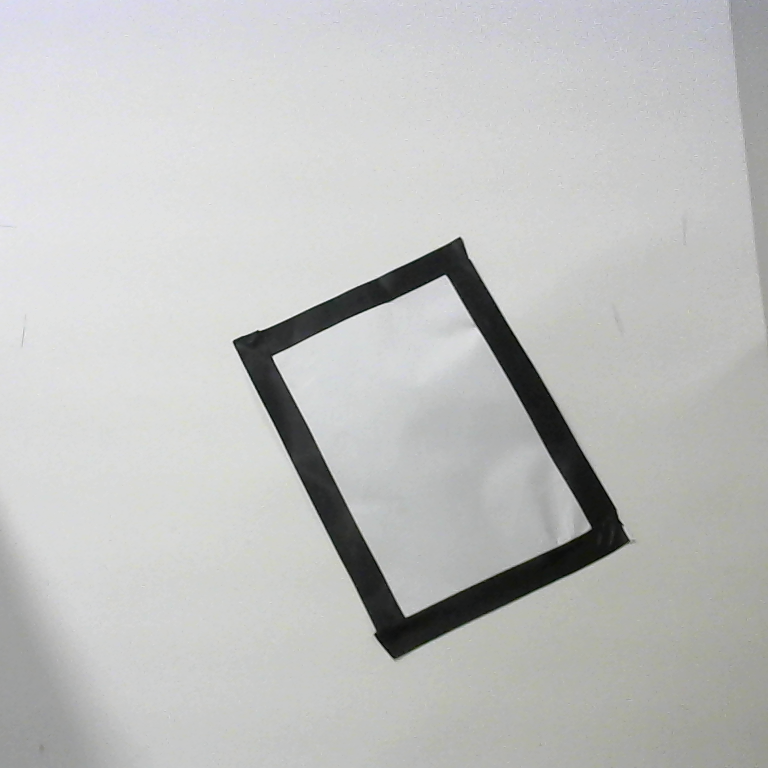
#> input picture test.png, 768 x 768 px, given in place of the camera
$ python opencv3.4.py
#> lines starting #> are read from the running program, lines starting #| are printed output that depends on the picture; after the words box and inside, x2 and y2 are one past the last pixel; in counts of white or black regions, pixels touching at a corner belong together
import cv2
import numpy as np

#打开摄像头，根据自己的设备改ID号！！！
cap = cv2.VideoCapture(0)
success,img = cap.read()
#> img is the input picture: shape (768, 768, 3); mean B, G, R 191, 192.1, 191.3
print(img.shape)
#| (768, 768, 3)

while True:
    success,img = cap.read()
    # 获取图片的宽度和高度
    height, width, _ = img.shape
#> height = 768; width = 768
    # 定义裁剪区域
    start_row, start_col = int(height * 0), int(width * 0.1)
#> start_row = 0; start_col = 76
    end_row, end_col = int(height * 0.8), int(width * 0.8)
#> end_row = 614; end_col = 614
    img=img[start_row:end_row, start_col:end_col]
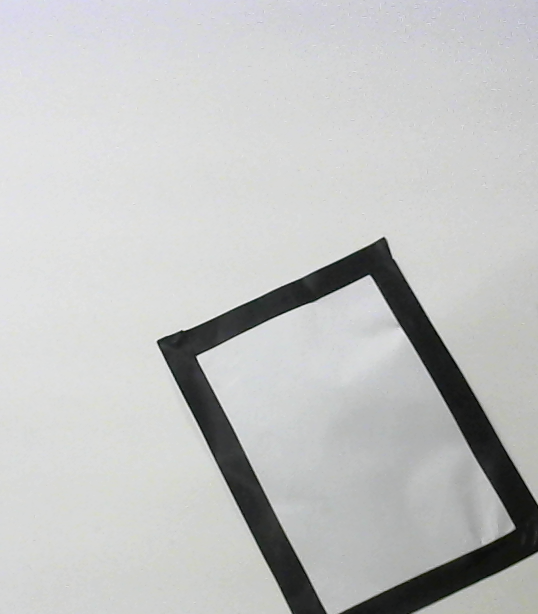
#> img: shape (614, 538, 3); mean B, G, R 194.2, 194.7, 193.7

    # 转换到HSV色彩空间
    hsv = cv2.cvtColor(img, cv2.COLOR_BGR2HSV)
#> hsv: shape (614, 538, 3); mean H, S, V 69.5, 4.6, 195.5

    # 定义红色在HSV空间中的范围42, 100, 23, 85, -20, 62
    # 请注意，这可能需要根据你的具体情况进行调整
    # 颜色识别(红色)，过滤红色区域
    lower_red1 = np.array([0, 43, 46])  # 红色阈值下界
    higher_red1 = np.array([10, 255, 255])  # 红色阈值上界
    mask_red1 = cv2.inRange(hsv, lower_red1, higher_red1)
#> mask_red1: shape (614, 538); every value is 0
    lower_red2 = np.array([156, 43, 46])  # 红色阈值下界
    higher_red2 = np.array([180, 255, 255])  # 红色阈值上界
    mask_red2 = cv2.inRange(hsv, lower_red2, higher_red2)
    mask = cv2.add(mask_red1, mask_red2)  # 拼接过滤后的mask

    # 查找掩膜中的轮廓
    contours= cv2.findContours(mask, cv2.RETR_TREE, cv2.CHAIN_APPROX_SIMPLE)[-2]
#> contours = []

    # 筛选出最大的轮廓，我们假设这就是激光点
    # 你可以根据需要进行更复杂的筛选
    point=(5,5)
    if len(contours)>0:
        laser_contour = max(contours, key=cv2.contourArea)
        point=np.mean(laser_contour,axis=0)
        point=point[0]
    # print(con)
        # print("point:",point)
        # 画出激光点
        cv2.drawContours(img, [laser_contour], -1, (255,0,0), 3)


    # 转换为灰度图
    gray = cv2.cvtColor(img, cv2.COLOR_BGR2GRAY)
    # gray=cv2.medianBlur(img,15)
    # 使用Canny边缘检测
    edges = cv2.Canny(gray, 100, 200)
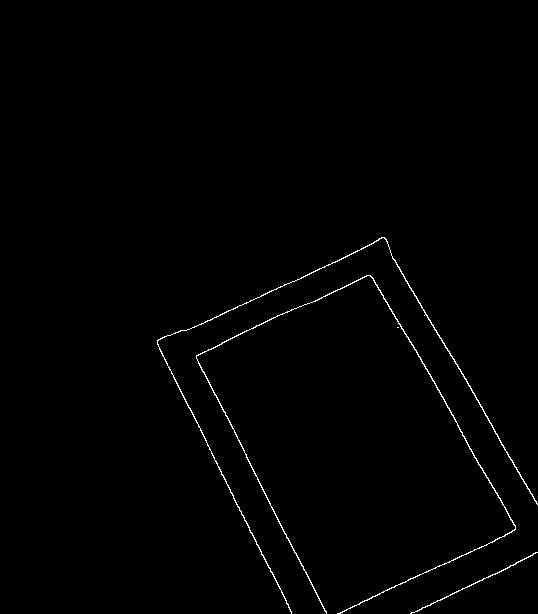
#> edges: shape (614, 538); 0.77% white in thin lines or dots, all inside (x1, y1, x2, y2) = (157, 237, 538, 614)
    # edges = cv2.GaussianBlur(edges, (5,5), 0)
    # 寻找轮廓
    contours  = cv2.findContours(edges.copy(), cv2.RETR_CCOMP , cv2.CHAIN_APPROX_SIMPLE)[-2]
#> contours = 4 contours, 1 with area under 20; largest, box (x1, y1, x2, y2) and area: (196, 275, 516, 614) 394, (157, 237, 538, 614) 337, (410, 552, 538, 614) 55
    # contours1 = max(contours, key=cv2.contourArea)
    # print(len(contours))
    # 存储所有的矩形和对应的面积
    area_threshold=2000
    rectangles = []
    areas = []
    for cnt in contours:
        # 计算轮廓的近似多边形
        epsilon = 0.02 * cv2.arcLength(cnt, True)
        approx = cv2.approxPolyDP(cnt, epsilon, True)

        # 如果多边形有四个顶点，我们假定它是矩形
        # approx存储了四个顶点的坐标
        if len(approx) == 4:
            # 计算矩形的面积并存储
            area = cv2.contourArea(approx)
            if area>area_threshold:
                rectangles.append(approx)
                areas.append(area)
#> this loop made 4 passes
#> (epsilon, approx) on passes 1 to 2: (6.09, [[537, 552], [410, 613]]), (0.04, [[397, 327], [398, 327]])
#> epsilon on passes 3 to 4: 41.8, 37.17
#> after the loop, areas = []; rectangles = []


    filtered_rectangles = []
    filtered_areas = []


    # 将矩形按面积从大到小排序
    sorted_indices = np.argsort(areas)[::-1]
#> sorted_indices = empty array
    # 找出面积第二大的矩形
    if len(rectangles)>=2:
        largest_rectangle = rectangles[sorted_indices[0]]
        second_largest_rectangle = rectangles[sorted_indices[-1]]
        # 在图像上绘制该矩形
        cv2.drawContours(img, [largest_rectangle], 0, (0, 0, 255), 2)
        cv2.drawContours(img, [second_largest_rectangle], 0, (0, 255, 0), 2)

        result = cv2.pointPolygonTest(largest_rectangle, tuple(point), True)
        result1 = cv2.pointPolygonTest(second_largest_rectangle, tuple(point), True)
        if result>0 and result1>0:
            print("res:",1)
            cv2.putText(img, "inside", (20, 20), cv2.FONT_HERSHEY_SIMPLEX, 0.7, (84, 255, 159), 1)
        elif result>0 and result1<0:
            cv2.putText(img, "between", (20, 20), cv2.FONT_HERSHEY_SIMPLEX, 0.7, (84, 255, 159), 1)
            print("res:",2)
        else:
            cv2.putText(img, "outside", (20, 20), cv2.FONT_HERSHEY_SIMPLEX, 0.7, (84, 255, 159), 1)
            print("res:",3)
    cv2.imshow('Image with rectangle contours', img)
    cv2.waitKey(1)
cv2.destroyAllWindows()
